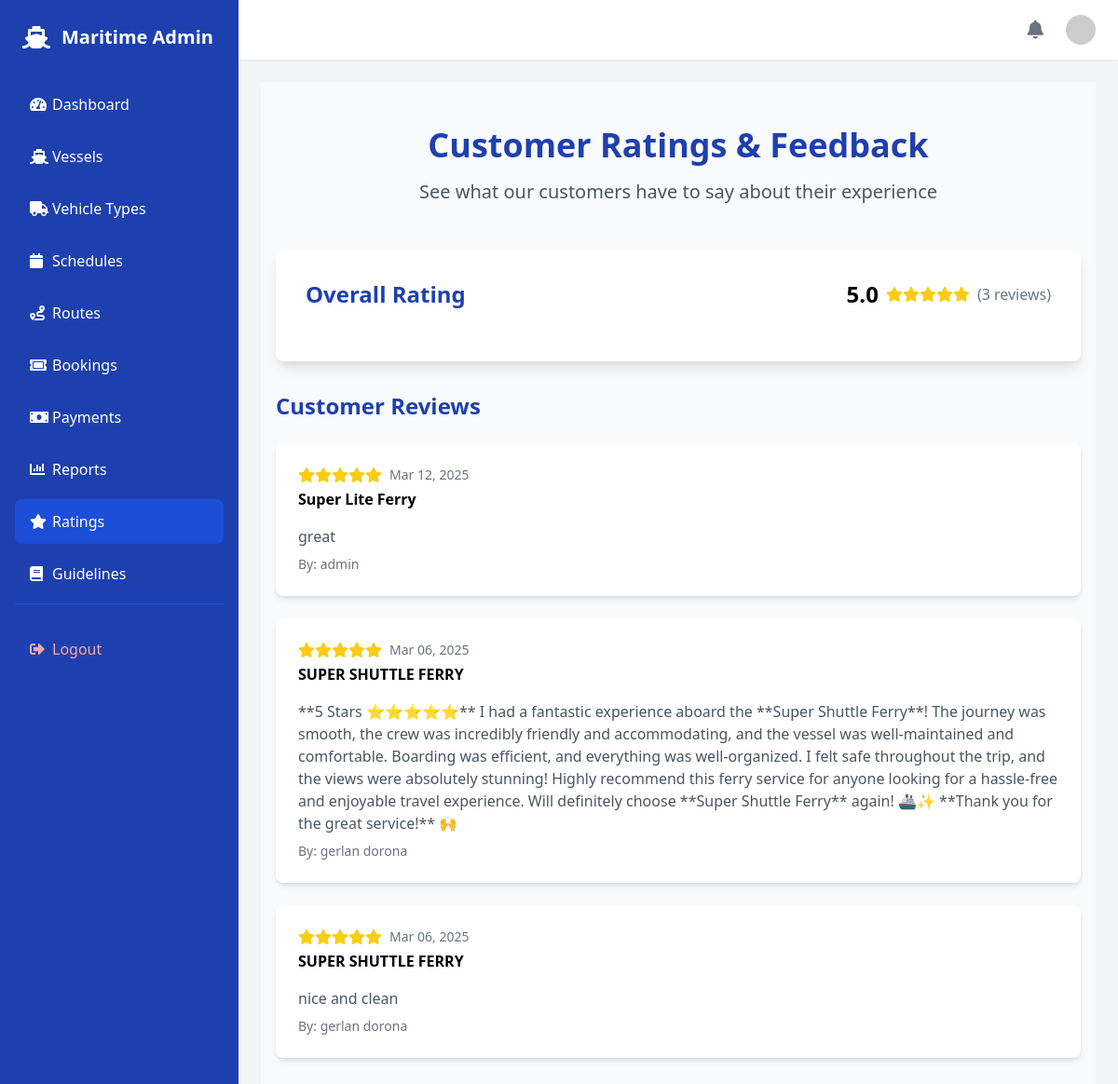
/ratings/, run on the app's committed database.
### trip/models.py (models this page shows, shortened)
class Rating(models.Model):
    vessel = models.ForeignKey(Vessel, on_delete=models.CASCADE)
    rating = models.IntegerField(choices=[(1, '1'), (2, '2'), (3, '3'), (4, '4'), (5, '5')])
    comment = models.TextField(blank=True, null=True)
    full_name = models.CharField(max_length=100)
    email = models.EmailField(blank=True, null=True)
    created_at = models.DateTimeField(auto_now_add=True)
    is_approved = models.BooleanField(default=False)  # Add this field for moderation
    user = models.ForeignKey('auth.User', on_delete=models.SET_NULL, null=True, blank=True)  # Add this field to track user ratings
    class Meta:
        ordering = ['-created_at']

class Vessel(models.Model):
    name = models.CharField(max_length=100)
    capacity_passengers = models.PositiveIntegerField()
    capacity_cargo = models.FloatField(help_text="Capacity in metric tons")
    active = models.BooleanField(default=True)

### trip/views.py (the view, shortened to what this page needs)
# urls.py: path('ratings/', views.ratings, name='ratings'),
def ratings(request):
    ratings_list = Rating.objects.all().order_by('-created_at')
    avg_rating = ratings_list.aggregate(avg=models.Avg('rating'))['avg'] or 0
    avg_rating = round(avg_rating, 1)
    rating_distribution = []
    for i in range(1, 6):
        count = ratings_list.filter(rating=i).count()
        percentage = (count / ratings_list.count() * 100) if ratings_list.count() > 0 else 0
        rating_distribution.append({
            'stars': i,
            'count': count,
            'percentage': round(percentage, 1)
        })
    vessels = Vessel.objects.filter(active=True).order_by('name')
    context = {
        'ratings': ratings_list,
        'avg_rating': avg_rating,
        'rating_distribution': rating_distribution,
        'vessels': vessels
    }
    return render(request, 'ratings.html', context)

### trip/views.py (called while the page is built)
def get_notification_context(request):
    if request.user.is_authenticated:
        pending_payments_count = Booking.objects.filter(is_paid=False).count()
        return {
            'pending_payments_count': pending_payments_count
        }
    return {'pending_payments_count': 0}

### templates/ratings.html (shortened to what this page needs)
{% extends 'dashboard/base.html' %}
{% block content %}
<div class="bg-gray-50 min-h-screen py-12">
    <div class="container mx-auto px-4">
        <div class="text-center mb-12">
            <h1 class="text-4xl font-bold text-blue-800 mb-4">Customer Ratings & Feedback</h1>
            <p class="text-gray-600 text-xl">See what our customers have to say about their experience</p>
        </div>
        <div class="max-w-4xl mx-auto bg-white rounded-lg shadow-lg p-8 mb-8">
            <div class="flex justify-between items-center mb-6">
                <h2 class="text-2xl font-bold text-blue-800">Overall Rating</h2>
                <div class="flex items-center space-x-2">
                    <span class="text-2xl font-bold">{{ avg_rating }}</span>
                    <div class="flex text-yellow-400">
                        {% for i in "12345"|make_list %}
                            {% if forloop.counter <= avg_rating %}
                                <i class="fas fa-star"></i>
                            {% elif forloop.counter <= avg_rating|add:0.5 %}
                                <i class="fas fa-star-half-alt"></i>
                            {% else %}
                                <i class="far fa-star"></i>
                            {% endif %}
                        {% endfor %}
                    </div>
                    <span class="text-gray-500">({{ ratings.count }} reviews)</span>
                </div>
            </div>
        </div>
        <div class="max-w-4xl mx-auto">
            <h2 class="text-2xl font-bold text-blue-800 mb-6">Customer Reviews</h2>
            <div class="grid gap-6">
                {% for rating in ratings %}
                <div class="bg-white rounded-lg shadow-md p-6">
                    <div class="flex justify-between items-start mb-4">
                        <div>
                            <div class="flex items-center mb-1">
                                <div class="flex text-yellow-400 mr-2">
                                    {% for i in "12345"|make_list %}
                                        {% if forloop.counter <= rating.rating %}
                                        <i class="fas fa-star"></i>
                                        {% else %}
                                        <i class="far fa-star"></i>
                                        {% endif %}
                                    {% endfor %}
                                </div>
                                <span class="text-gray-500 text-sm">{{ rating.created_at|date:"M d, Y" }}</span>
                            </div>
                            <p class="font-semibold">{{ rating.vessel.name }}</p>
                        </div>
                    </div>
                    <p class="text-gray-600">{{ rating.comment }}</p>
                    <div class="mt-2 text-sm text-gray-500">
                        By: {{ rating.full_name|default:"Anonymous" }}
                    </div>
                </div>
                {% empty %}
                <div class="text-center py-8 bg-white rounded-lg shadow-md">
                    <p class="text-gray-500">No ratings available yet.</p>
                </div>
                {% endfor %}
            </div>
        </div>
    </div>
</div>
{% endblock %}

### data on the page
Rating: rating 5 (drawn), created_at "Mar 12, 2025", vessel.name "Super Lite Ferry", comment "great", full_name "admin"
Rating: rating 5 (drawn), created_at "Mar 06, 2025", vessel.name "SUPER SHUTTLE FERRY", comment "**5 Stars ⭐⭐⭐⭐⭐** I had a fantastic experience aboard the **Super Shuttle Ferry**! The journey was smooth, the crew was incredibly friendly and accommodating, and the vessel was well-maintained and comfortable. Boarding was efficient, and everything was well-organized. I felt safe throughout the trip, and the views were absolutely stunning! Highly recommend this ferry service for anyone looking for a hassle-free and enjoyable travel experience. Will definitely choose **Super Shuttle Ferry** again! 🚢✨ **Thank you for the great service!** 🙌", full_name "gerlan dorona"
Rating: rating 5 (drawn), created_at "Mar 06, 2025", vessel.name "SUPER SHUTTLE FERRY", comment "nice and clean", full_name "gerlan dorona"

### other printed values
{{ avg_rating }} "5.0"
{{ ratings.count }} "3"
